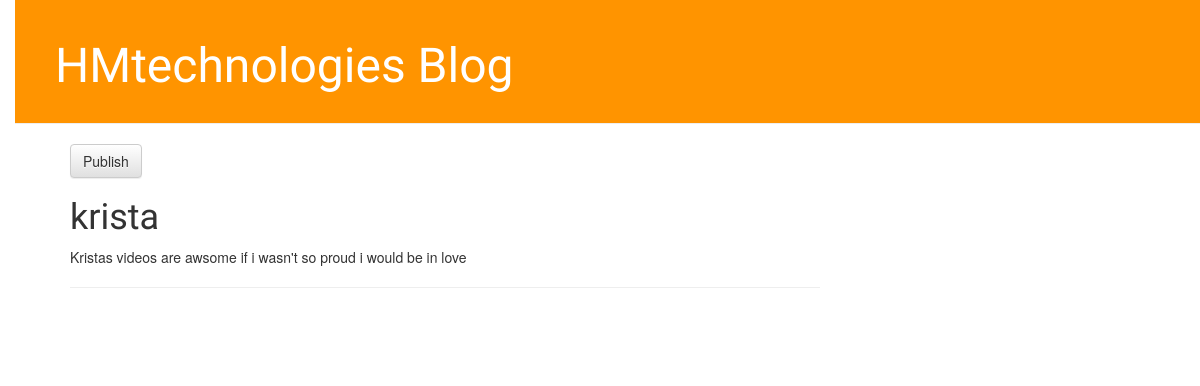
The page /post/6/ on the database as committed earlier.
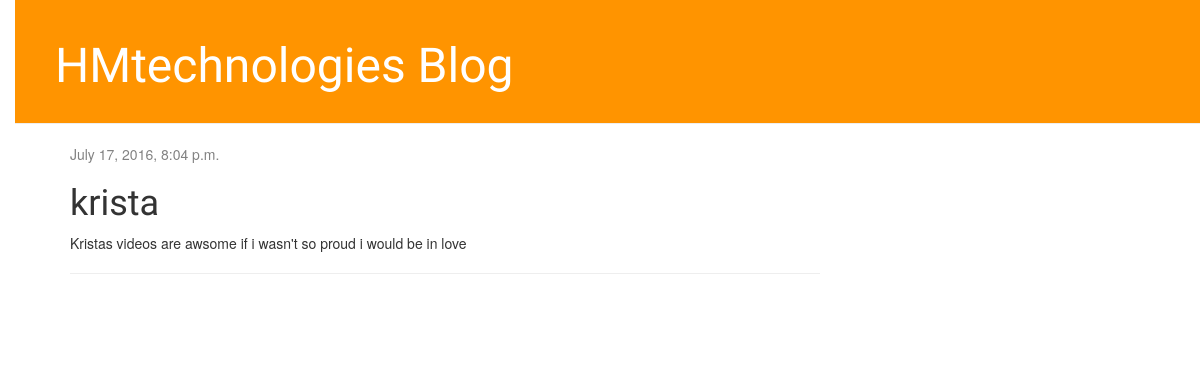
The same page on the database as committed later.
### blog/models.py (models this page shows, shortened)
class Post(models.Model):
    author = models.ForeignKey('auth.User')
    title = models.CharField(max_length=200)
    text = models.TextField()
    created_date = models.DateTimeField(
            default=timezone.now)
    published_date = models.DateTimeField(
            blank=True, null=True)

### blog/views.py (the view)
# urls.py: url(r'^post/(?P<pk>\d+)/$', views.post_detail, name='post_detail'),
def post_detail(request, pk):
    post = get_object_or_404(Post, pk=pk)
    return render(request, 'blog/post_detail.html', {'post': post})

### blog/templates/blog/post_detail.html (shortened to what this page needs)
{% extends 'blog/base.html' %}
{% block content %}
    <div class="post">
        {% if post.published_date %}
            <div class="date">
                {{ post.published_date }}
            </div>
            {% else %}
            <a class="btn btn-default" href="{% url 'blog.views.post_publish' pk=post.pk %}">Publish</a>
        {% endif %}
        <h1>{{ post.title }}</h1>
        <p>{{ post.text|linebreaksbr }}</p>
        <hr>
    </div>
{% endblock %}

Rows that differ between the two databases and show on the page:
changed Post "krista": published_date (not shown) → "July 17, 2016, 8:04 p.m."
Other text that changed with them:
text no longer shown: "Publish"
